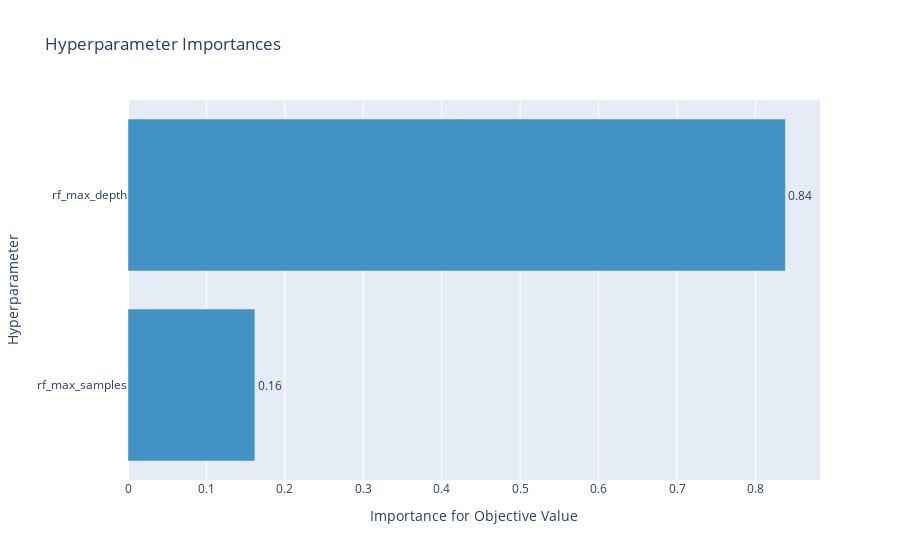

Write notebook code for a chart like this one.
### Code cell
#Observamos la importancia de cada parametro
optuna.visualization.plot_param_importances(study)

### Figure 1 — Plotly figure (JSON) as saved in the notebook; plotly's stock layout.template omitted (floating-point values rounded to 4 significant figures)
{"data": [{"cliponaxis": false, "hovertemplate": ["rf_max_samples (FloatDistribution): 0.1617939537882977<extra></extra>", "rf_max_depth (IntDistribution): 0.8382060462117024<extra></extra>"], "marker": {"color": "rgb(66,146,198)"}, "orientation": "h", "text": ["0.16", "0.84"], "textposition": "outside", "type": "bar", "x": [0.1618, 0.8382], "y": ["rf_max_samples", "rf_max_depth"]}], "layout": {"showlegend": false, "title": {"text": "Hyperparameter Importances"}, "xaxis": {"title": {"text": "Importance for Objective Value"}}, "yaxis": {"title": {"text": "Hyperparameter"}}}}
